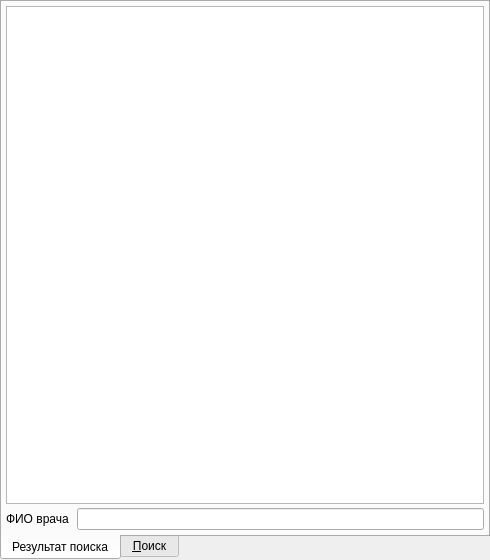
<?xml version="1.0" encoding="UTF-8"?>
<ui version="4.0">
 <class>PersonComboBoxExPopup</class>
 <widget class="QWidget" name="PersonComboBoxExPopup">
  <property name="geometry">
   <rect>
    <x>0</x>
    <y>0</y>
    <width>490</width>
    <height>560</height>
   </rect>
  </property>
  <property name="windowTitle">
   <string>Form</string>
  </property>
  <layout class="QGridLayout">
   <property name="margin">
    <number>0</number>
   </property>
   <property name="spacing">
    <number>0</number>
   </property>
   <item row="0" column="0">
    <widget class="QTabWidget" name="tabWidget">
     <property name="tabPosition">
      <enum>QTabWidget::South</enum>
     </property>
     <property name="tabShape">
      <enum>QTabWidget::Rounded</enum>
     </property>
     <property name="currentIndex">
      <number>0</number>
     </property>
     <widget class="QWidget" name="tabList">
      <attribute name="title">
       <string>Результат поиска</string>
      </attribute>
      <layout class="QVBoxLayout">
       <property name="spacing">
        <number>4</number>
       </property>
       <property name="margin">
        <number>4</number>
       </property>
       <item>
        <layout class="QVBoxLayout" name="verticalLayout">
         <property name="sizeConstraint">
          <enum>QLayout::SetMaximumSize</enum>
         </property>
         <item>
          <widget class="CTableView" name="tblPerson">
           <property name="sizePolicy">
            <sizepolicy hsizetype="Expanding" vsizetype="Expanding">
             <horstretch>0</horstretch>
             <verstretch>0</verstretch>
            </sizepolicy>
           </property>
          </widget>
         </item>
         <item>
          <layout class="QHBoxLayout" name="horizontalLayout">
           <item>
            <widget class="QLabel" name="label_fio">
             <property name="sizePolicy">
              <sizepolicy hsizetype="Fixed" vsizetype="Preferred">
               <horstretch>0</horstretch>
               <verstretch>0</verstretch>
              </sizepolicy>
             </property>
             <property name="text">
              <string>ФИО врача </string>
             </property>
             <property name="buddy">
              <cstring>edit_fio</cstring>
             </property>
            </widget>
           </item>
           <item>
            <widget class="QLineEdit" name="edit_fio">
             <property name="sizePolicy">
              <sizepolicy hsizetype="Preferred" vsizetype="Preferred">
               <horstretch>0</horstretch>
               <verstretch>0</verstretch>
              </sizepolicy>
             </property>
             <property name="autoFillBackground">
              <bool>false</bool>
             </property>
             <property name="maxLength">
              <number>16777215</number>
             </property>
            </widget>
           </item>
          </layout>
         </item>
        </layout>
       </item>
      </layout>
     </widget>
     <widget class="QWidget" name="tabSearch">
      <attribute name="title">
       <string>&amp;Поиск</string>
      </attribute>
      <layout class="QGridLayout">
       <property name="margin">
        <number>4</number>
       </property>
       <property name="spacing">
        <number>4</number>
       </property>
       <item row="1" column="0">
        <widget class="QLabel" name="lblOrgStructure">
         <property name="sizePolicy">
          <sizepolicy hsizetype="Fixed" vsizetype="Preferred">
           <horstretch>0</horstretch>
           <verstretch>0</verstretch>
          </sizepolicy>
         </property>
         <property name="text">
          <string>&amp;Подразделение</string>
         </property>
         <property name="buddy">
          <cstring>cmbOrgStructure</cstring>
         </property>
        </widget>
       </item>
       <item row="11" column="0" colspan="2">
        <spacer>
         <property name="orientation">
          <enum>Qt::Horizontal</enum>
         </property>
         <property name="sizeHint" stdset="0">
          <size>
           <width>231</width>
           <height>20</height>
          </size>
         </property>
        </spacer>
       </item>
       <item row="4" column="0">
        <widget class="QLabel" name="lblSpeciality">
         <property name="sizePolicy">
          <sizepolicy hsizetype="Fixed" vsizetype="Preferred">
           <horstretch>0</horstretch>
           <verstretch>0</verstretch>
          </sizepolicy>
         </property>
         <property name="text">
          <string>&amp;Специальность</string>
         </property>
         <property name="buddy">
          <cstring>cmbSpeciality</cstring>
         </property>
        </widget>
       </item>
       <item row="5" column="0">
        <widget class="QLabel" name="lblActivity">
         <property name="sizePolicy">
          <sizepolicy hsizetype="Fixed" vsizetype="Preferred">
           <horstretch>0</horstretch>
           <verstretch>0</verstretch>
          </sizepolicy>
         </property>
         <property name="text">
          <string>&amp;Вид деятельности</string>
         </property>
         <property name="buddy">
          <cstring>cmbActivity</cstring>
         </property>
        </widget>
       </item>
       <item row="10" column="0">
        <spacer>
         <property name="orientation">
          <enum>Qt::Vertical</enum>
         </property>
         <property name="sizeHint" stdset="0">
          <size>
           <width>20</width>
           <height>141</height>
          </size>
         </property>
        </spacer>
       </item>
       <item row="11" column="2">
        <widget class="QDialogButtonBox" name="buttonBox">
         <property name="sizePolicy">
          <sizepolicy hsizetype="Fixed" vsizetype="Fixed">
           <horstretch>0</horstretch>
           <verstretch>0</verstretch>
          </sizepolicy>
         </property>
         <property name="orientation">
          <enum>Qt::Horizontal</enum>
         </property>
         <property name="standardButtons">
          <set>QDialogButtonBox::Apply|QDialogButtonBox::Reset</set>
         </property>
         <property name="centerButtons">
          <bool>false</bool>
         </property>
        </widget>
       </item>
       <item row="1" column="1" colspan="2">
        <widget class="COrgStructureComboBox" name="cmbOrgStructure"/>
       </item>
       <item row="4" column="1" colspan="2">
        <widget class="CRBComboBox" name="cmbSpeciality"/>
       </item>
       <item row="5" column="1" colspan="2">
        <widget class="CRBComboBox" name="cmbActivity"/>
       </item>
       <item row="0" column="1" colspan="2">
        <widget class="COrgComboBox" name="cmbOrganisation">
         <property name="enabled">
          <bool>false</bool>
         </property>
        </widget>
       </item>
       <item row="0" column="0">
        <widget class="QLabel" name="lblOrganisation">
         <property name="text">
          <string>&amp;ЛПУ</string>
         </property>
         <property name="buddy">
          <cstring>cmbOrganisation</cstring>
         </property>
        </widget>
       </item>
       <item row="7" column="1" colspan="2">
        <widget class="QCheckBox" name="chkDeallocatedPerson">
         <property name="text">
          <string>Уволенные/Заблокированные</string>
         </property>
        </widget>
       </item>
       <item row="2" column="0">
        <widget class="QLabel" name="lblPost">
         <property name="text">
          <string>&amp;Должность</string>
         </property>
         <property name="buddy">
          <cstring>cmbPost</cstring>
         </property>
        </widget>
       </item>
       <item row="2" column="1" colspan="2">
        <widget class="CRBComboBox" name="cmbPost"/>
       </item>
       <item row="3" column="1" colspan="2">
        <widget class="QCheckBox" name="chkSpeciality">
         <property name="text">
          <string>Учитывать специальность</string>
         </property>
         <property name="checked">
          <bool>true</bool>
         </property>
        </widget>
       </item>
       <item row="8" column="1" colspan="2">
        <widget class="QCheckBox" name="chkOnlyDoctors">
         <property name="text">
          <string>Учитывать только врачебные должности</string>
         </property>
         <property name="checked">
          <bool>true</bool>
         </property>
        </widget>
       </item>
       <item row="6" column="1" colspan="2">
        <widget class="CRBComboBox" name="cmbTariffCategory"/>
       </item>
       <item row="6" column="0">
        <widget class="QLabel" name="lblTariffCategory">
         <property name="sizePolicy">
          <sizepolicy hsizetype="Fixed" vsizetype="Preferred">
           <horstretch>0</horstretch>
           <verstretch>0</verstretch>
          </sizepolicy>
         </property>
         <property name="text">
          <string>&amp;Тарифная категория</string>
         </property>
         <property name="buddy">
          <cstring>cmbTariffCategory</cstring>
         </property>
        </widget>
       </item>
      </layout>
     </widget>
    </widget>
   </item>
  </layout>
 </widget>
 <customwidgets>
  <customwidget>
   <class>CRBComboBox</class>
   <extends>QComboBox</extends>
   <header>library/crbcombobox.h</header>
  </customwidget>
  <customwidget>
   <class>COrgStructureComboBox</class>
   <extends>QComboBox</extends>
   <header>OrgStructComboBoxes.h</header>
  </customwidget>
  <customwidget>
   <class>COrgComboBox</class>
   <extends>QComboBox</extends>
   <header>OrgComboBox.h</header>
  </customwidget>
  <customwidget>
   <class>CTableView</class>
   <extends>QTableView</extends>
   <header>library/TableView.h</header>
  </customwidget>
 </customwidgets>
 <tabstops>
  <tabstop>tabWidget</tabstop>
  <tabstop>cmbOrganisation</tabstop>
  <tabstop>cmbOrgStructure</tabstop>
  <tabstop>cmbPost</tabstop>
  <tabstop>chkSpeciality</tabstop>
  <tabstop>cmbSpeciality</tabstop>
  <tabstop>cmbActivity</tabstop>
  <tabstop>cmbTariffCategory</tabstop>
  <tabstop>chkDeallocatedPerson</tabstop>
  <tabstop>chkOnlyDoctors</tabstop>
  <tabstop>buttonBox</tabstop>
 </tabstops>
 <resources/>
 <connections/>
</ui>
